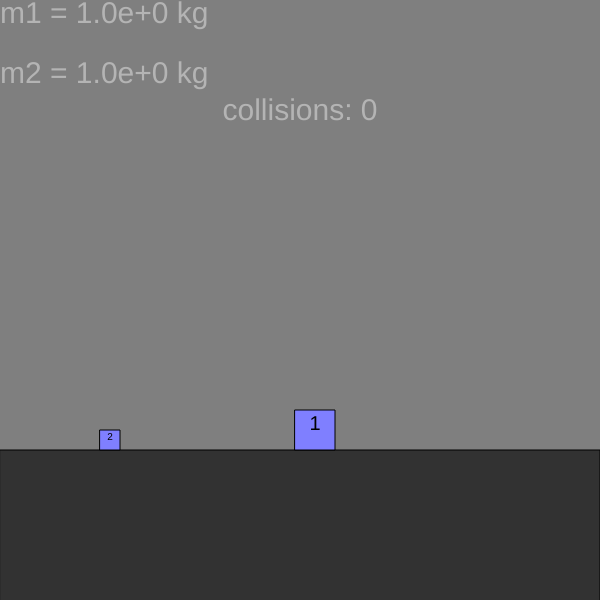
Frame 1 (no input)
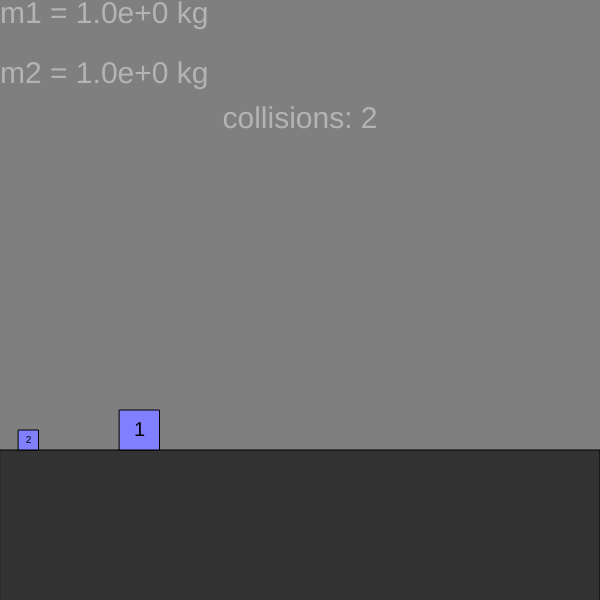
Frame 60 (no input)
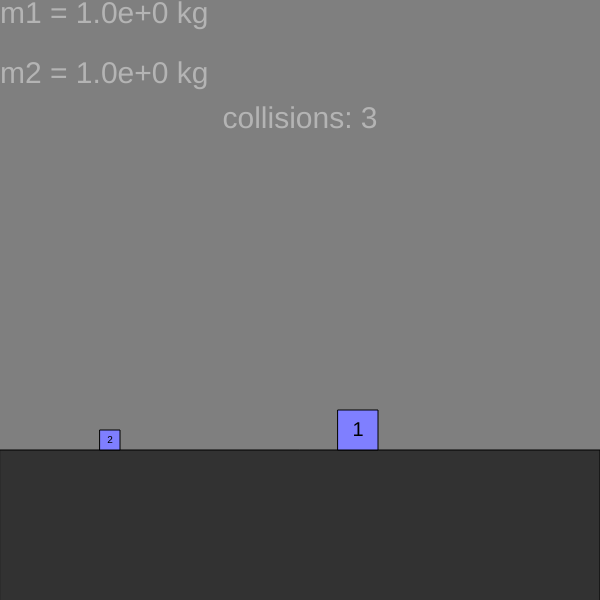
Frame 120 (the mouse pressed at the canvas centre since frame 60)

The p5.js sketch that drew these frames (run headless with seeded random() and noise() and a simulated clock; from frame 60 on, the mouse is pressed at the canvas centre):

// p5.js sketch
// ── sketch.js
let box1;
let box2;
let collisions;

let p;
let slider;
let lastval = 1;

let digits = 1;
let timeStep;

function setup()
{
	createCanvas(600,600);
	reset();
	
	createP('');
	slider = createSlider(1, 12, 1, 1);
	p = createP(slider.value());
}

function reset()
{
	timeStep = pow(10, max(1, digits-2));
	box1 = new Box(300, 2*digits, pow(100, digits - 1), -5 / timeStep);
	box2 = new Box(100, 1, 1, 0);
	collisions = 0;
	textSize(30);
	textAlign(CENTER);
}

function draw()
{
	background(127);
	fill(50);
	rect(0, 450, width, height - 150);
	
	for(i = 0; i < timeStep; ++i)
	{
		box1.update();
		box2.update();
		
		if(box1.collide(box2))
		{
			const v1 = box1.bounce(box2);
			const v2 = box2.bounce(box1);	
			box1.v = v1;
			box2.v = v2;
			collisions++;
		}
		if(box2.x < 0)
		{
			box2.v *= -1;
			collisions++;
		}
	}
		
	box1.show(box2.w, 0);
	box2.show(0, 1);
	
	p.html('Digits: ' + slider.value());
	if(lastval != slider.value())
	{
		lastval = slider.value();
		digits = slider.value();
		reset();
		return;
	}
	
	fill(180);
	textSize(30);
	text('collisions: ' + collisions, width * 0.5, height * 0.2);
	textAlign(LEFT, TOP);
	text('m1 = ' + box1.m.toExponential(1) + ' kg', 0, 0);
	text('m2 = ' + box2.m.toExponential(1) + ' kg', 0, height*0.1);
	textAlign(CENTER, CENTER);
	if(box1.v > box2.v && box1.v > 0 && box2.v > 0)
	{
		text('pi ~= ' + collisions / pow(10, digits-1), width * 0.5, height*0.3);
	}
}
// ── box.js
class Box
{
	constructor(x, s, m, v)
	{
		s *= 20;
		this.x = x;
		this.w = s;
		this.h = s;
		this.y = 450 - s;
		
		this.m = m;
		this.v = v;
	}
	
	show(margin, id)
	{		
		const newx = constrain(this.x, margin, this.x);
		
		fill(127,127,255);
		rect(newx, this.y, this.w, this.h);
		
		fill(0);
		textSize(this.h / 2);
		text(id+1, newx + this.w / 2, this.y + this.h / 2);
	}
	
	collide(other)
	{
		return (this.x < other.x + other.w && this.x + this.w > other.x);
	}
	
	bounce(other)
	{
		const sumM = this.m + other.m;
		return ((this.m - other.m)/(sumM) * this.v) + ((2*other.m)/(sumM))* other.v;
	}
	
	update()
	{
		this.x += this.v;
	}
}
